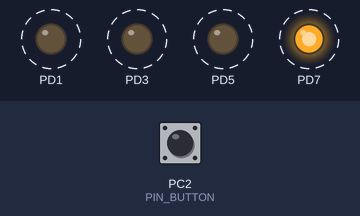
A program run on a simulated ATmega328P, built with avr-gcc and emulated at 16 MHz. Parts: output pins drawn as LEDs (lit = HIGH). Dashed ring = blinking. Inputs (shaded band) come from the test bench; at power-on: PC2 (PIN_BUTTON) LOW.

Above: at 0.9 s.
1.3 s: PC2 (PIN_BUTTON) pulled HIGH for 0.15 s
At 1.55 s:
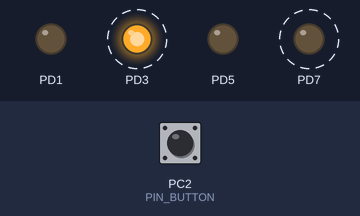
4.8 s: PC2 (PIN_BUTTON) pulled HIGH for 1 s
At 5.54 s:
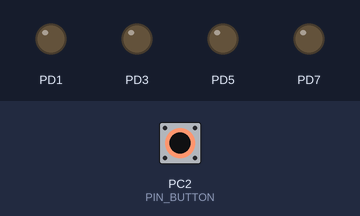
Timing chart, 0 to 17.6 s (numbered marks = the images above; inputs shaded):
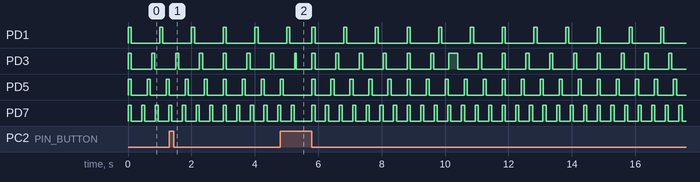

The program:

main.c
```c
#include <avr/interrupt.h>
#include <avr/io.h>
#include <avr/sfr_defs.h>
#include <stddef.h>

// Derived from clkCPU and prescaler.
// Hertz.
#define FTICK 977

// Button stuff.
#define PIN_BUTTON PINC2
#define NOPUSH 0
#define PUSHED 1

// Buzzer stuff.
#define OC1A_PIN PORTB1

typedef enum { STARTED, PAUSED, TESTING } StateProgram;
typedef struct {
  const char port;
  const int interval; // Formula: (bar_length * 1/x) * FTICK.
  unsigned int pointInTime;
  unsigned char toggled;
  unsigned int offTime;
} LEDTiming;

/* LED timing variables. */
// LEDs should be attached to port D.
volatile const unsigned long barLen = 3 * FTICK;
volatile const unsigned long intervLED = 1 * FTICK / 10; // i.e 0.1 seconds.
volatile unsigned long blinkTimer = 0;
volatile LEDTiming timingLED1 = {1 << PORTD1, 977, 0, 0, 0};
volatile LEDTiming timingLED2 = {1 << PORTD3, 733, 0, 0, 0};
volatile LEDTiming timingLED3 = {1 << PORTD5, 586, 0, 0, 0};
volatile LEDTiming timingLED4 = {1 << PORTD7, 419, 0, 0, 0};
volatile LEDTiming *timings[4] = {&timingLED1, &timingLED2, &timingLED3,
                                  &timingLED4};
volatile const unsigned char LEDArrSize = sizeof(timings) / sizeof(timings[0]);

/* Program state. */
volatile StateProgram state = STARTED;

/* Button variables */
volatile const unsigned int debounce = 5 * FTICK / 10; // i.e 0.5 seconds.
volatile int buttonStatus = NOPUSH;
volatile int buttonTimer;

void initPins(void);
void initTimer0(void);
void initTimer2(void);

void doBlinkLEDs(void);
void doStateToggle(void);

int buttonInput(void);

ISR(TIMER0_OVF_vect) {
  if (state == STARTED) {
    blinkTimer++;
  }

  // If button is pushed and remains pushed, increase button timer.
  if (PINC & (1 << PIN_BUTTON) && buttonStatus == PUSHED) {
    buttonTimer++;
  }
}

int main() {
  initPins();
  initTimer0();
  sei();
  StateProgram prevState = state;

  while (1) {
    if (buttonInput()) {
      doStateToggle();
    }
    switch (state) {
    case STARTED:
      if (prevState != state) {
        prevState = state;
        blinkTimer = 0;
        for (int i = 0; i < LEDArrSize; i++) {
          timings[i]->pointInTime = 0;
          timings[i]->toggled = 0;
          timings[i]->offTime = 0;
        }
      }
      doBlinkLEDs();
      break;

    case PAUSED:
      if (prevState != state) {
        prevState = state;
        for (int i = 0; i < LEDArrSize; i++) {
          PORTD &= ~(timings[i]->port);
        }
      }
      break;

    case TESTING:
      // if (PINC & (1 << PIN_BUTTON)) {
      //   PORTD |= timings[0]->port;
      // } else {
      //   PORTD &= ~timings[0]->port;
      // }
      if (buttonInput()) {
        PORTD ^= timings[0]->port;
      }
      break;
    }
  }
}

void doBlinkLEDs(void) {
  for (int i = 0; i < LEDArrSize; i++) {
    if (blinkTimer >= timings[i]->pointInTime) {
      if (!timings[i]->toggled) {
        PORTD ^= timings[i]->port;
        timings[i]->toggled = 1;
        timings[i]->offTime = timings[i]->pointInTime + intervLED;
      }
    }
  }

  // LED off if it's turned on and blinkTimer has exceeded LEDs off
  // time (which is a point in time).
  for (int i = 0; i < LEDArrSize; i++) {
    if (timings[i]->toggled && blinkTimer >= timings[i]->offTime) {
      PORTD ^= timings[i]->port;
      timings[i]->toggled = 0;
      timings[i]->pointInTime += timings[i]->interval;
    }
  }
  // Resets the timings.
  if (blinkTimer >= barLen) {
    blinkTimer = 0;
    for (int i = 0; i < LEDArrSize; i++) {
      timings[i]->pointInTime = 0;
      timings[i]->offTime = 0;
      timings[i]->toggled = 0;
      PORTD &= ~timings[i]->port;
    }
  }
}

void initPins(void) {
  // Pins for LED.
  for (int i = 0; i < LEDArrSize; i++) {
    DDRD |= timings[i]->port;
  }

  DDRC &= ~(1 << PIN_BUTTON);  // Set pin as input.
  PORTC &= ~(1 << PIN_BUTTON); // Disable pull-up.

  // Pin for buzzer.
  // DDRD |= (1 << DDD3);
}

void initTimer0(void) {
  TCCR0B = (1 << CS01 | 1 << CS00); // Set clock prescaler.
  TIFR0 = (1 << TOV0);              // Clear overflow flag.
  TIMSK0 = (1 << TOIE0);            // Enable overflow interrupt.
}

// void initTimer2(void) {
//   // Timer2 PWM mode for the buzzer.
//   TCCR2A = (1 << COM2B1) | // Clear OC2B on compare match, set OC2B at
//   BOTTOM.
//            (1 << WGM21) | (1 << WGM20); // Fast PWM mode.
//   // TCCR2B = (1 << CS21 | 1 << CS00);     // Prescaler = 64.
//   TCCR2B = (1 << CS22 | 1 << CS00); // Prescaler = 1024.
//   OCR2B = (0xFF - (0xFF >> 3));     // Duty cycle.
//   // TIMSK2 = (1 << OCIE2B); // Enable interrupts.
//   /* Some notes
//   "If one or both of the COM2A1:0 bits are set, the OC2B output
//   overrides the normal port functionality of the I/O pin it is connected to."
//   */
//   //
//   https://ww1.microchip.com/downloads/en/DeviceDoc/Atmel-7810-Automotive-Microcontrollers-ATmega328P_Datasheet.pdf
//   // Example code from:
//   //
//   https://ww1.microchip.com/downloads/en/Appnotes/Atmel-2505-Setup-and-Use-of-AVR-Timers_ApplicationNote_AVR130.pdf
// }

void doStateToggle(void) {
  if (state == PAUSED) {
    state = STARTED;
  } else if (state == STARTED) {
    state = PAUSED;
  }
}

// Got idea from https://www.avrfreaks.net/s/topic/a5C3l000000U0lOEAS/t016734
// fourth comment.
int buttonInput(void) {
  if (PINC & (1 << PIN_BUTTON)) {
    if (buttonStatus == NOPUSH) {
      buttonTimer = 0;
      buttonStatus = PUSHED;
    }
    if (buttonStatus == PUSHED) {
      // `buttonTimer` incremented using clock interrupt.
      if (buttonTimer >= debounce) {
        buttonTimer = 0;
        return 1;
      }
    }
  } else {
    if (buttonStatus == PUSHED) {
      buttonStatus = NOPUSH;
      buttonTimer = 0;
    }
  }
  return 0;
}
```
